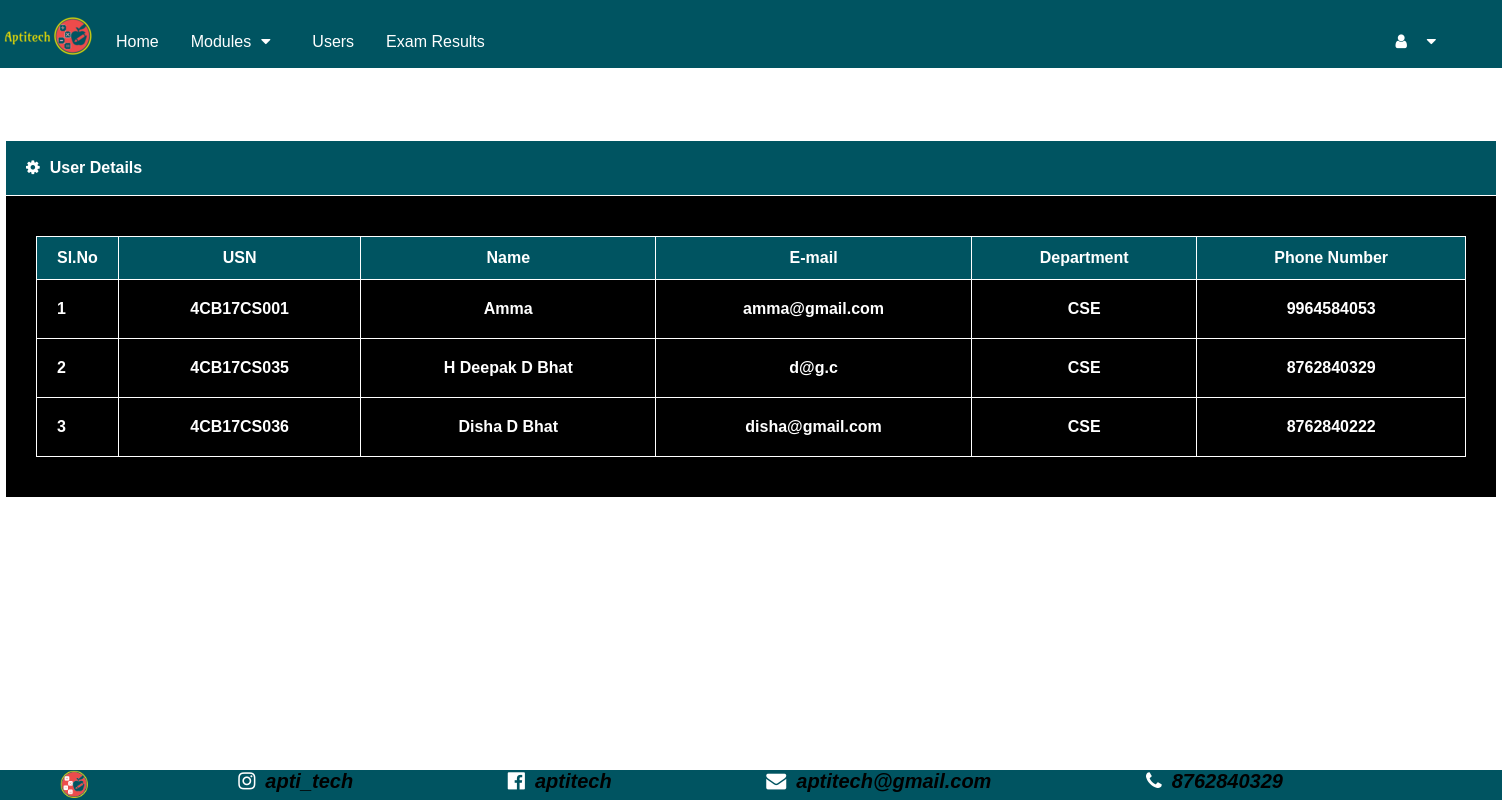
/Admin/viewUsers.php, run on the app's committed database.
### tables this page shows
CREATE TABLE `student` (
  `usn` varchar(50) NOT NULL,
  `name` varchar(50) NOT NULL,
  `email` varchar(50) NOT NULL,
  `department` varchar(50) NOT NULL,
  `mobile_number` bigint(10) NOT NULL,
  `password` text NOT NULL
);

### Admin/viewUsers.php (the view, shortened to what this page needs)
<?php
include 'navbar.php';
?>
<!DOCTYPE html>
<html>
  <head>
    <link rel="stylesheet" href="https://cdnjs.cloudflare.com/ajax/libs/font-awesome/4.7.0/css/font-awesome.min.css">
    <link rel="stylesheet" href="CSS/viewUsersStyle.css">
  </head>
  <body>
    <br><br><br><br>
    <?php
      $conn = mysqli_connect("localhost","root","","aptitech");
      $x=1;
      $h = "SELECT * FROM student";
      $E = mysqli_query($conn, $h);
      if(mysqli_num_rows($E)>0)
      {
        echo "<table class='mainTable' align='center'>
            <tr>
            <th style='background-color: #005461; padding: 18px 20px;'><i class='fa fa-gear' style='padding-right:10px'></i>User Details</th>
            </tr>
            <tr>
            <th style='padding:40px 30px'>
            <table class='customers' align='center'>
            <tr style='text-align:center;'>
            <th style='text-align:left;width:10px'>Sl.No</th>
            <th >USN</th>
            <th>Name</th>
            <th>E-mail</th>
            <th>Department</th>
            <th>Phone Number</th>
            </th></tr></tr>";
        while($row = $E->fetch_assoc())
        {
         echo "
            <tr style='text-align:center;'>
              <td style='text-align:left;'>".$x."</td>
              <td>".$row["usn"]."</td>
              <td>".$row["name"]."</td>
              <td>".$row["email"]."</td>
              <td>".$row["department"]."</td>
              <td>".$row["mobile_number"]."</td>
            </tr>";
        $x++;
        }
        echo "</table></table>";
      }
      else
      {
       echo '<div class="alert" id="p2" style="background-color:rgba(21, 0, 255,0.5)">
          <span class="closebtn" onclick="myFunction()">&times;</span>
          <strong>Info!</strong> Users are not available</div>';
      }
    ?>
    <br><br><br><br><br>
  </body>
</html>

### Admin/CSS/viewUsersStyle.css (style rules this page uses)
body { margin: 0; font-family: Arial, Helvetica, sans-serif; background-color: white; }
.mainTable { font-family: "Trebuchet MS", Arial, Helvetica, sans-serif; background-color:black; color: white; border-collapse: collapse; width: 1200px; text-align: left; }
.mainTable i { padding-right:10px; }
.mainTable th { border: 1px solid white; background-color:black; color: white; }
.customers { font-family: "Trebuchet MS", Arial, Helvetica, sans-serif; background-color:black; color: white; border-collapse: collapse; width: 1430px; }
.customers td, .customers th { border: 1px solid white; padding: 20px; background-color:black; color: white; }
.customers th { padding-top: 12px; padding-bottom: 12px; background-color:#005461; color: white; }

### data on the page
student: usn "4CB17CS001", name "Amma", email "amma@gmail.com", department "CSE", mobile_number "9964584053"
student: usn "4CB17CS035", name "H Deepak D Bhat", email "d@g.c", department "CSE", mobile_number "8762840329"
student: usn "4CB17CS036", name "Disha D Bhat", email "disha@gmail.com", department "CSE", mobile_number "8762840222"
